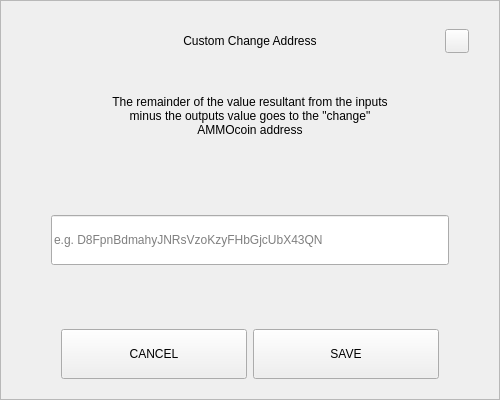
<?xml version="1.0" encoding="UTF-8"?>
<ui version="4.0">
 <class>SendChangeAddressDialog</class>
 <widget class="QDialog" name="SendChangeAddressDialog">
  <property name="geometry">
   <rect>
    <x>0</x>
    <y>0</y>
    <width>500</width>
    <height>400</height>
   </rect>
  </property>
  <property name="windowTitle">
   <string notr="true">N/A</string>
  </property>
  <layout class="QVBoxLayout" name="verticalLayout">
   <property name="spacing">
    <number>0</number>
   </property>
   <property name="leftMargin">
    <number>0</number>
   </property>
   <property name="topMargin">
    <number>0</number>
   </property>
   <property name="rightMargin">
    <number>0</number>
   </property>
   <property name="bottomMargin">
    <number>0</number>
   </property>
   <item>
    <widget class="QFrame" name="frame">
     <property name="styleSheet">
      <string notr="true"/>
     </property>
     <property name="frameShape">
      <enum>QFrame::StyledPanel</enum>
     </property>
     <property name="frameShadow">
      <enum>QFrame::Raised</enum>
     </property>
     <layout class="QVBoxLayout" name="verticalLayout_2" stretch="0,0,0,0,0,0,0">
      <property name="spacing">
       <number>0</number>
      </property>
      <property name="leftMargin">
       <number>30</number>
      </property>
      <property name="topMargin">
       <number>20</number>
      </property>
      <property name="rightMargin">
       <number>30</number>
      </property>
      <property name="bottomMargin">
       <number>20</number>
      </property>
      <item>
       <layout class="QHBoxLayout" name="horizontalLayout_3">
        <property name="spacing">
         <number>0</number>
        </property>
        <item>
         <spacer name="horizontalSpacer_2">
          <property name="orientation">
           <enum>Qt::Horizontal</enum>
          </property>
          <property name="sizeHint" stdset="0">
           <size>
            <width>40</width>
            <height>20</height>
           </size>
          </property>
         </spacer>
        </item>
        <item>
         <widget class="QLabel" name="labelTitle">
          <property name="minimumSize">
           <size>
            <width>0</width>
            <height>40</height>
           </size>
          </property>
          <property name="maximumSize">
           <size>
            <width>16777215</width>
            <height>40</height>
           </size>
          </property>
          <property name="styleSheet">
           <string notr="true">padding-left:24px;</string>
          </property>
          <property name="text">
           <string>Custom Change Address</string>
          </property>
          <property name="alignment">
           <set>Qt::AlignCenter</set>
          </property>
          <property name="margin">
           <number>7</number>
          </property>
         </widget>
        </item>
        <item>
         <spacer name="horizontalSpacer">
          <property name="orientation">
           <enum>Qt::Horizontal</enum>
          </property>
          <property name="sizeHint" stdset="0">
           <size>
            <width>40</width>
            <height>20</height>
           </size>
          </property>
         </spacer>
        </item>
        <item>
         <widget class="QPushButton" name="btnEsc">
          <property name="minimumSize">
           <size>
            <width>24</width>
            <height>24</height>
           </size>
          </property>
          <property name="maximumSize">
           <size>
            <width>24</width>
            <height>24</height>
           </size>
          </property>
          <property name="focusPolicy">
           <enum>Qt::NoFocus</enum>
          </property>
          <property name="text">
           <string/>
          </property>
         </widget>
        </item>
       </layout>
      </item>
      <item>
       <spacer name="verticalSpacer_2">
        <property name="orientation">
         <enum>Qt::Vertical</enum>
        </property>
        <property name="sizeType">
         <enum>QSizePolicy::Fixed</enum>
        </property>
        <property name="sizeHint" stdset="0">
         <size>
          <width>20</width>
          <height>20</height>
         </size>
        </property>
       </spacer>
      </item>
      <item alignment="Qt::AlignHCenter">
       <widget class="QLabel" name="labelMessage">
        <property name="minimumSize">
         <size>
          <width>0</width>
          <height>70</height>
         </size>
        </property>
        <property name="text">
         <string>The remainder of the value resultant from the inputs minus the outputs value goes to the &quot;change&quot; AMMOcoin address</string>
        </property>
        <property name="alignment">
         <set>Qt::AlignCenter</set>
        </property>
        <property name="wordWrap">
         <bool>true</bool>
        </property>
       </widget>
      </item>
      <item>
       <spacer name="verticalSpacer_3">
        <property name="orientation">
         <enum>Qt::Vertical</enum>
        </property>
        <property name="sizeHint" stdset="0">
         <size>
          <width>20</width>
          <height>40</height>
         </size>
        </property>
       </spacer>
      </item>
      <item>
       <layout class="QHBoxLayout" name="horizontalLayout_2">
        <property name="spacing">
         <number>0</number>
        </property>
        <property name="leftMargin">
         <number>20</number>
        </property>
        <property name="rightMargin">
         <number>20</number>
        </property>
        <item>
         <widget class="QLineEdit" name="lineEditAddress">
          <property name="minimumSize">
           <size>
            <width>0</width>
            <height>50</height>
           </size>
          </property>
          <property name="placeholderText">
           <string notr="true">e.g. D8FpnBdmahyJNRsVzoKzyFHbGjcUbX43QN</string>
          </property>
         </widget>
        </item>
       </layout>
      </item>
      <item>
       <spacer name="verticalSpacer">
        <property name="orientation">
         <enum>Qt::Vertical</enum>
        </property>
        <property name="sizeHint" stdset="0">
         <size>
          <width>20</width>
          <height>40</height>
         </size>
        </property>
       </spacer>
      </item>
      <item>
       <layout class="QHBoxLayout" name="horizontalLayout" stretch="2,2">
        <property name="spacing">
         <number>6</number>
        </property>
        <property name="leftMargin">
         <number>30</number>
        </property>
        <property name="rightMargin">
         <number>30</number>
        </property>
        <item>
         <widget class="QPushButton" name="btnCancel">
          <property name="minimumSize">
           <size>
            <width>180</width>
            <height>50</height>
           </size>
          </property>
          <property name="focusPolicy">
           <enum>Qt::NoFocus</enum>
          </property>
          <property name="text">
           <string>CANCEL</string>
          </property>
         </widget>
        </item>
        <item>
         <widget class="QPushButton" name="btnSave">
          <property name="minimumSize">
           <size>
            <width>180</width>
            <height>50</height>
           </size>
          </property>
          <property name="focusPolicy">
           <enum>Qt::NoFocus</enum>
          </property>
          <property name="text">
           <string>SAVE</string>
          </property>
         </widget>
        </item>
       </layout>
      </item>
     </layout>
    </widget>
   </item>
  </layout>
 </widget>
 <resources/>
 <connections/>
</ui>
